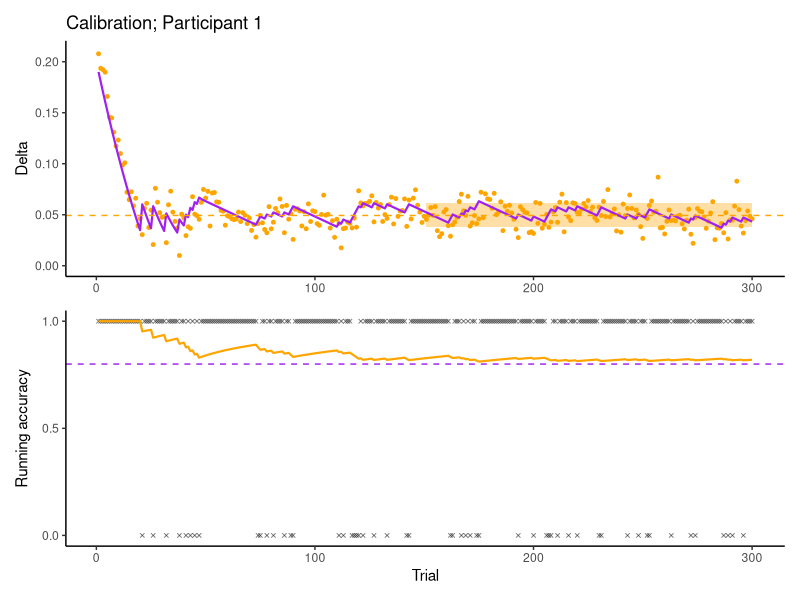

Recreate this plot in R. (Note: this script raises an error after producing the figure.)
# Clear workspace
rm(list = ls())

library("dplyr")
library("readr")
library("tidyr")
library("ggplot2")
library("patchwork")
library("zoo")

dat <- read_csv("data/data_virus_all.csv", show_col_types = FALSE)

WINDOW <- 25
TARGET_ACC <- 0.80
BURN_IN_TRIALS <- 50
CALIB_SUMMARY_LAST_N <- 150

safe_max <- function(x, fallback = 0.25) {
  value <- suppressWarnings(max(x, na.rm = TRUE))
  if (is.finite(value)) value else fallback
}

onset_label <- function(aid_onset_condition, aid_onset_ms) {
  onset_ms <- suppressWarnings(as.numeric(aid_onset_ms))
  out <- dplyr::case_when(
    !is.na(aid_onset_condition) & aid_onset_condition == "before" ~ "Aid before",
    !is.na(aid_onset_condition) & aid_onset_condition == "simultaneous" ~ "Aid simultaneous",
    !is.na(aid_onset_condition) & aid_onset_condition == "after" ~ "Aid after",
    onset_ms < 0 ~ "Aid before",
    onset_ms == 0 ~ "Aid simultaneous",
    onset_ms > 0 ~ "Aid after",
    TRUE ~ NA_character_
  )
  factor(out, levels = c("Aid before", "Aid simultaneous", "Aid after"))
}

add_running_accuracy <- function(data) {
  data %>%
    arrange(trial) %>%
    mutate(
      correct_num = if_else(is.na(correct), 0, as.numeric(correct)),
      aid_correct_num = case_when(
        aid_correct %in% c(TRUE, 1, "1", "TRUE", "True", "true") ~ 1,
        aid_correct %in% c(FALSE, 0, "0", "FALSE", "False", "false") ~ 0,
        TRUE ~ NA_real_
      ),
      acc_running = cumsum(correct_num) / row_number(),
      acc_slide = rollapply(
        correct_num,
        width = WINDOW,
        FUN = mean,
        align = "right",
        fill = NA,
        partial = TRUE
      )
    )
}

make_calibration_plot <- function(dat_calib, pid) {
  dat_calib <- add_running_accuracy(dat_calib)
  dat_calib_post <- dat_calib %>% filter(trial > BURN_IN_TRIALS)
  dat_calib_lastN <- dat_calib_post %>%
    slice_tail(n = min(CALIB_SUMMARY_LAST_N, nrow(dat_calib_post)))

  delta_mean <- mean(dat_calib_lastN$delta_stair_realised, na.rm = TRUE)
  delta_sd <- sd(dat_calib_lastN$delta_stair_realised, na.rm = TRUE)
  lastN_start_trial <- min(dat_calib_lastN$trial, na.rm = TRUE)
  y_max <- ceiling(safe_max(dat_calib$delta_stair_realised) * 100) / 100

  p_delta <- ggplot(dat_calib, aes(x = trial)) +
    geom_ribbon(
      data = dat_calib %>% filter(trial >= lastN_start_trial),
      aes(ymin = delta_mean - delta_sd, ymax = delta_mean + delta_sd),
      fill = "orange",
      alpha = 0.35
    ) +
    geom_point(aes(y = delta_stair_realised), colour = "orange", size = 1) +
    geom_line(aes(y = delta_stair_mean), colour = "purple", linewidth = 0.75) +
    geom_hline(yintercept = delta_mean, linetype = "dashed", colour = "orange") +
    scale_y_continuous(limits = c(0, y_max)) +
    labs(x = NULL, y = "Delta", title = paste0("Calibration; Participant ", pid)) +
    theme_classic()

  p_acc <- ggplot(dat_calib, aes(x = trial)) +
    geom_point(aes(y = correct_num), shape = 4, size = 1, alpha = 0.5) +
    geom_line(aes(y = acc_running), linewidth = 0.75, colour = "orange") +
    geom_hline(yintercept = TARGET_ACC, linetype = 2, colour = "purple") +
    scale_y_continuous(limits = c(0, 1), breaks = c(0, 0.5, 1)) +
    labs(x = "Trial", y = "Running accuracy") +
    theme_classic()

  p_delta / p_acc
}

make_automation_plot <- function(dat_auto, pid) {
  dat_auto <- add_running_accuracy(dat_auto)
  label <- unique(dat_auto$aid_onset_label)[1]
  reliability <- unique(dat_auto$automation_reliability_group)[1]
  aid_acc <- mean(dat_auto$aid_correct_num, na.rm = TRUE)
  observed_acc <- mean(dat_auto$correct_num, na.rm = TRUE)
  delta_mean <- dat_auto$delta_fixed_mean[1]
  delta_sd <- dat_auto$delta_fixed_sd[1]
  y_max <- ceiling(safe_max(abs(0.5 - dat_auto$vblack_prop)) * 100) / 100

  p_delta <- ggplot(dat_auto, aes(x = trial)) +
    geom_ribbon(
      aes(ymin = delta_mean - delta_sd, ymax = delta_mean + delta_sd),
      fill = "orange",
      alpha = 0.35
    ) +
    geom_point(aes(y = abs(0.5 - vblack_prop)), colour = "orange", size = 1) +
    geom_hline(yintercept = delta_mean, linetype = "dashed", colour = "orange") +
    scale_y_continuous(limits = c(0, y_max)) +
    labs(
      x = NULL,
      y = "Delta",
      title = paste0(label, " automation block; Participant ", pid),
      subtitle = paste0("Reliability group: ", reliability)
    ) +
    theme_classic()

  p_acc <- ggplot(dat_auto, aes(x = trial)) +
    geom_point(aes(y = aid_correct_num), shape = 1, size = 1.4, alpha = 0.6, colour = "forestgreen") +
    geom_point(aes(y = correct_num), shape = 4, size = 1, alpha = 0.5) +
    geom_line(aes(y = acc_running), linewidth = 0.75, colour = "orange") +
    geom_hline(yintercept = TARGET_ACC, linetype = 2, colour = "purple") +
    geom_hline(yintercept = observed_acc, colour = "orange", alpha = 0.6) +
    annotate("text", x = Inf, y = -Inf, hjust = 1.05, vjust = -5,
             label = sprintf("Aid acc = %.2f", aid_acc), size = 3.5) +
    annotate("text", x = Inf, y = -Inf, hjust = 1.05, vjust = -3,
             label = sprintf("Observed acc = %.2f", observed_acc), size = 3.5) +
    scale_y_continuous(limits = c(0, 1), breaks = c(0, 0.5, 1)) +
    labs(x = "Trial", y = "Running accuracy") +
    theme_classic()

  p_delta / p_acc
}

if (!dir.exists("plots")) {
  dir.create("plots", recursive = TRUE)
}

participant_ids <- sort(unique(dat$participant_id))

for (pid in participant_ids) {
  dat_pid <- dat %>% filter(participant_id == pid)
  dat_calib <- dat_pid %>% filter(block == "CALIBRATION")

  if (!nrow(dat_calib)) {
    warning("Skipping participant ", pid, ": no calibration block found.")
    next
  }

  p_calib <- make_calibration_plot(dat_calib, pid)

  dat_auto <- dat_pid %>%
    mutate(aid_onset_label = onset_label(aid_onset_condition, aid_onset_ms)) %>%
    filter(block == "AUTOMATION", !is.na(aid_onset_label))

  auto_plots <- dat_auto %>%
    group_split(aid_onset_label, .keep = TRUE) %>%
    lapply(make_automation_plot, pid = pid)

  p_combo <- wrap_plots(c(list(p_calib), auto_plots), ncol = 1)

  ggsave(
    filename = paste0("plots/combined_aid_onset_p", pid, ".pdf"),
    plot = p_combo,
    device = cairo_pdf,
    width = 10,
    height = 14,
    units = "in"
  )
}
